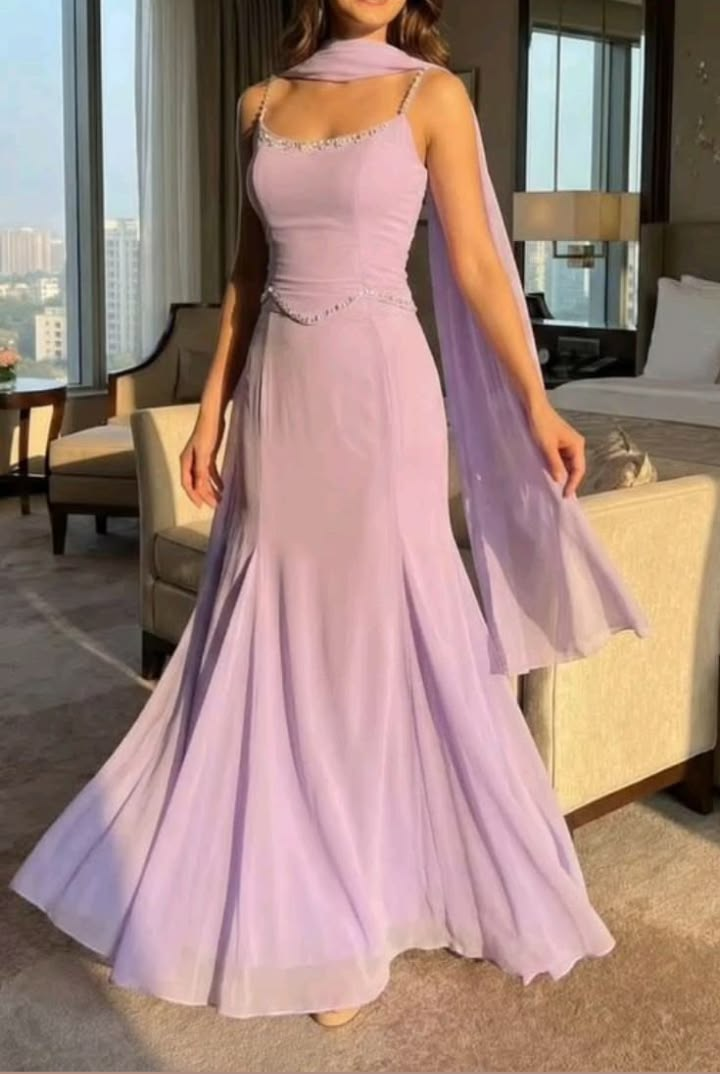
#> input picture src/prompt_eval/test_cases/1.jpeg, 720 x 1074 px
$ python img_exif.py ../src/prompt_eval/test_cases/1.jpeg
#> lines starting #> are read from the running program, lines starting #| are printed output that depends on the picture; after the words box and inside, x2 and y2 are one past the last pixel; in counts of white or black regions, pixels touching at a corner belong together
#!/usr/bin/env python3
"""
Script to modify EXIF metadata of images based on sample data.
Supports JPEG, PNG, and other PIL-compatible formats.
"""

import argparse
import os
import random
from datetime import datetime, timedelta

import cv2
import numpy as np
import piexif
from PIL import Image


def analyze_image(img):
    """
    Analyze image to extract measurable properties.
    Returns a dictionary with calculated values.

    Args:
        img: PIL Image object
    """
    # Convert PIL to OpenCV format
    img_cv = cv2.cvtColor(np.array(img), cv2.COLOR_RGB2BGR)
    height, width = img_cv.shape[:2]

    analysis = {
        "width": width,
        "height": height,
        "orientation": 1,  # Default: normal
        "brightness": 0.0,
        "color_temp": 5000,
        "has_flash": False,
    }

    # Set orientation to normal (1) - image is already correctly oriented
    # EXIF orientation 1 means no rotation needed
    analysis["orientation"] = 1

    # Calculate brightness (average luminance)
    gray = cv2.cvtColor(img_cv, cv2.COLOR_BGR2GRAY)
    avg_brightness = np.mean(gray)
    # Convert to EXIF brightness value (APEX scale)
    # APEX brightness = log2(B) where B is luminance
    # Normalize to -5 to +10 range
    analysis["brightness"] = (avg_brightness / 255.0) * 15 - 5

    # Estimate color temperature
    # Calculate average R, G, B values
    avg_color = np.mean(img_cv, axis=(0, 1))  # [B, G, R] in OpenCV
    b_avg, g_avg, r_avg = avg_color

    # Simple color temperature estimation
    # Warmer images (more red) = lower color temp (2000-4000K)
    # Cooler images (more blue) = higher color temp (6000-10000K)
    if r_avg > 0:
        ratio = b_avg / r_avg
        # Map ratio to color temperature range
        if ratio < 0.8:
            analysis["color_temp"] = 2500  # Very warm (sunset, tungsten)
        elif ratio < 0.95:
            analysis["color_temp"] = 3500  # Warm (indoor)
        elif ratio < 1.05:
            analysis["color_temp"] = 5000  # Neutral (daylight)
        elif ratio < 1.2:
            analysis["color_temp"] = 6500  # Cool (overcast)
        else:
            analysis["color_temp"] = 8000  # Very cool (shade)

    # Detect potential flash usage
    # Flash typically creates bright center with darker edges
    center_region = gray[
        height // 3 : 2 * height // 3, width // 3 : 2 * width // 3
    ]
    edge_brightness = np.mean(
        [
            np.mean(gray[0 : height // 4, :]),
            np.mean(gray[3 * height // 4 :, :]),
            np.mean(gray[:, 0 : width // 4]),
            np.mean(gray[:, 3 * width // 4 :]),
        ]
    )
    center_brightness = np.mean(center_region)

    if center_brightness > edge_brightness * 1.5 and avg_brightness > 150:
        analysis["has_flash"] = True

    print(
        f"  Image analysis: {width}x{height}, orientation={analysis['orientation']}, "
        f"brightness={analysis['brightness']:.2f}, color_temp={analysis['color_temp']}K, "
        f"flash={'Yes' if analysis['has_flash'] else 'No'}"
    )

    return analysis


def estimate_camera_settings(image_analysis):
    """
    Estimate realistic camera settings based on image analysis.
    Returns a dictionary with camera settings.

    Args:
        image_analysis: Dictionary with analyzed image properties
    """
    brightness = image_analysis["brightness"]
    has_flash = image_analysis["has_flash"]

    settings = {}

    # Estimate ISO based on brightness
    # Darker scenes need higher ISO
    if has_flash:
        # Flash photos typically use lower ISO
        iso_options = [100, 125, 160, 200, 250, 320, 400]
        settings["iso"] = random.choice(iso_options)
    elif brightness < -3:  # Very dark
        iso_options = [1600, 2000, 2500, 3200]
        settings["iso"] = random.choice(iso_options)
    elif brightness < 0:  # Dark
        iso_options = [640, 800, 1000, 1250, 1600]
        settings["iso"] = random.choice(iso_options)
    elif brightness < 3:  # Normal
        iso_options = [200, 250, 320, 400, 500, 640]
        settings["iso"] = random.choice(iso_options)
    else:  # Bright
        iso_options = [32, 50, 64, 80, 100, 125, 160]
        settings["iso"] = random.choice(iso_options)

    # Estimate shutter speed based on brightness and ISO
    # Darker = slower shutter, but iPhone has stabilization
    if has_flash:
        # Flash sync speed range
        shutter_options = [(1, 60), (1, 80), (1, 100), (1, 125)]
    elif brightness < -3:  # Very dark
        shutter_options = [(1, 4), (1, 8), (1, 10), (1, 15)]
    elif brightness < 0:  # Dark
        shutter_options = [(1, 15), (1, 20), (1, 30), (1, 40), (1, 60)]
    elif brightness < 3:  # Normal
        shutter_options = [
            (1, 60),
            (1, 80),
            (1, 100),
            (1, 125),
            (1, 160),
            (1, 200),
        ]
    else:  # Bright
        shutter_options = [
            (1, 250),
            (1, 320),
            (1, 400),
            (1, 500),
            (1, 640),
            (1, 800),
            (1, 1000),
        ]

    settings["shutter_speed"] = random.choice(shutter_options)

    # iPhone 15 has two main lenses
    # Wide: f/1.6, 5.96mm (26mm equivalent)
    # Ultra-wide: f/2.4, 2.22mm (13mm equivalent)
    # Choose based on image aspect and randomness
    if random.random() < 0.8:  # 80% use wide lens (most common)
        settings["aperture"] = (16, 10)  # f/1.6
        settings["focal_length"] = (596, 100)  # 5.96mm
        settings["focal_length_35mm"] = 26
        settings["lens_model"] = b"iPhone 15 back dual wide camera 5.96mm f/1.6"
        settings["lens_spec"] = (
            (154, 100),  # Min focal length: 1.54mm
            (596, 100),  # Max focal length: 5.96mm
            (16, 10),  # Min f-number: f/1.6
            (24, 10),  # Max f-number: f/2.4
        )
    else:  # 20% use ultra-wide
        settings["aperture"] = (24, 10)  # f/2.4
        settings["focal_length"] = (222, 100)  # 2.22mm
        settings["focal_length_35mm"] = 13
        settings["lens_model"] = b"iPhone 15 back dual wide camera 2.22mm f/2.4"
        settings["lens_spec"] = (
            (154, 100),  # Min focal length: 1.54mm
            (596, 100),  # Max focal length: 5.96mm
            (16, 10),  # Min f-number: f/1.6
            (24, 10),  # Max f-number: f/2.4
        )

    # Exposure compensation (usually small adjustments)
    # Bias toward 0, but allow ±1 EV range
    ev_options = [
        (0, 1),  # 0 EV (most common)
        (0, 1),
        (0, 1),
        (0, 1),  # Weight toward 0
        (-333, 1000),
        (-667, 1000),  # -0.33, -0.67 EV
        (333, 1000),
        (667, 1000),  # +0.33, +0.67 EV
        (-1000, 1000),
        (1000, 1000),  # ±1 EV
    ]
    settings["exposure_compensation"] = random.choice(ev_options)

    # Metering mode - vary based on scene
    # Multi-pattern is most common on iPhone
    metering_options = [
        5,  # Multi-spot/Pattern (most common)
        5,
        5,
        5,  # Weight toward multi-pattern
        2,  # Center-weighted average
        3,  # Spot
    ]
    settings["metering_mode"] = random.choice(metering_options)

    # Subsecond time (milliseconds)
    settings["subsec_time"] = str(random.randint(0, 999)).zfill(3).encode()

    print(
        f"  Camera settings: ISO {settings['iso']}, {settings['shutter_speed'][0]}/{settings['shutter_speed'][1]}s, "
        f"f/{settings['aperture'][0]/settings['aperture'][1]:.1f}, {settings['focal_length_35mm']}mm"
    )

    return settings


def detect_subject_area(img):
    """
    Detect the main subject in the image using face detection or saliency.
    Returns (center_x, center_y, width, height) or None if no subject detected.

    Args:
        img: PIL Image object
    """
    # Convert PIL to OpenCV format
    img_cv = cv2.cvtColor(np.array(img), cv2.COLOR_RGB2BGR)
    height, width = img_cv.shape[:2]

    # Try face detection first
    face_cascade = cv2.CascadeClassifier(
        cv2.data.haarcascades + "haarcascade_frontalface_default.xml"
    )
    gray = cv2.cvtColor(img_cv, cv2.COLOR_BGR2GRAY)
    faces = face_cascade.detectMultiScale(gray, 1.1, 4)

    if len(faces) > 0:
        # Use the largest face
        largest_face = max(faces, key=lambda f: f[2] * f[3])
        x, y, w, h = largest_face
        center_x = x + w // 2
        center_y = y + h // 2
        print(
            f"  Detected face at center ({center_x}, {center_y}) with size {w}x{h}"
        )
        return (center_x, center_y, w, h)

    # If no face, try saliency detection
    try:
        saliency = cv2.saliency.StaticSaliencyFineGrained_create()
        success, saliency_map = saliency.computeSaliency(img_cv)

        if success:
            # Threshold the saliency map
            _, thresh_map = cv2.threshold(
                (saliency_map * 255).astype(np.uint8),
                127,
                255,
                cv2.THRESH_BINARY,
            )

            # Find contours
            contours, _ = cv2.findContours(
                thresh_map, cv2.RETR_EXTERNAL, cv2.CHAIN_APPROX_SIMPLE
            )

            if contours:
                # Get the largest contour
                largest_contour = max(contours, key=cv2.contourArea)
                x, y, w, h = cv2.boundingRect(largest_contour)
                center_x = x + w // 2
                center_y = y + h // 2
                print(
                    f"  Detected salient region at center ({center_x}, {center_y}) with size {w}x{h}"
                )
                return (center_x, center_y, w, h)
    except Exception as e:
        print(f"  Saliency detection failed: {e}")

    # Fallback: use center of image with reasonable size
    center_x = width // 2
    center_y = height // 2
    area_w = width // 3
    area_h = height // 3
    print(
        f"  No subject detected, using image center ({center_x}, {center_y}) with size {area_w}x{area_h}"
    )
    return (center_x, center_y, area_w, area_h)


def create_exif_data(subject_area=None, image_analysis=None):
    """
    Create EXIF data dictionary based on the sample.txt reference.
    Returns a piexif-compatible EXIF dictionary.

    Args:
        subject_area: Tuple of (center_x, center_y, width, height) for the main subject
        image_analysis: Dictionary with analyzed image properties
    """

    now = datetime.now()
    random_days = random.uniform(0, 3)
    random_dt = now - timedelta(days=random_days)
    datetime_str = random_dt.strftime("%Y:%m:%d %H:%M:%S").encode()

    # Use provided subject area or default
    if subject_area is None:
        subject_area = (1887, 1945, 748, 753)

    # Use analyzed values or defaults
    if image_analysis is None:
        image_analysis = {
            "width": 4032,
            "height": 3024,
            "orientation": 6,
            "brightness": -5.006109058,
            "color_temp": 4921,
            "has_flash": False,
        }

    # Calculate brightness value for EXIF (as rational)
    # Use smaller denominator to keep within 32-bit signed integer limits
    brightness_rational = (int(image_analysis["brightness"] * 1000000), 1000000)

    # Estimate realistic camera settings
    camera_settings = estimate_camera_settings(image_analysis)

    # EXIF IFD (Image File Directory)
    exif_ifd = {
        piexif.ExifIFD.ExposureTime: camera_settings["shutter_speed"],
        piexif.ExifIFD.FNumber: camera_settings["aperture"],
        piexif.ExifIFD.ExposureProgram: 2,  # Program AE
        piexif.ExifIFD.ISOSpeedRatings: camera_settings["iso"],
        piexif.ExifIFD.ExifVersion: b"0232",
        piexif.ExifIFD.DateTimeOriginal: datetime_str,
        piexif.ExifIFD.DateTimeDigitized: datetime_str,
        piexif.ExifIFD.ShutterSpeedValue: camera_settings["shutter_speed"],
        piexif.ExifIFD.ApertureValue: camera_settings["aperture"],
        piexif.ExifIFD.BrightnessValue: brightness_rational,
        piexif.ExifIFD.ExposureBiasValue: camera_settings[
            "exposure_compensation"
        ],
        piexif.ExifIFD.MeteringMode: camera_settings["metering_mode"],
        piexif.ExifIFD.Flash: (
            1 if image_analysis["has_flash"] else 16
        ),  # Flash fired or not
        piexif.ExifIFD.FocalLength: camera_settings["focal_length"],
        piexif.ExifIFD.SubjectArea: subject_area,
        piexif.ExifIFD.SubSecTimeOriginal: camera_settings["subsec_time"],
        piexif.ExifIFD.SubSecTimeDigitized: camera_settings["subsec_time"],
        piexif.ExifIFD.ColorSpace: 65535,  # Uncalibrated
        piexif.ExifIFD.PixelXDimension: image_analysis["width"],
        piexif.ExifIFD.PixelYDimension: image_analysis["height"],
        piexif.ExifIFD.SensingMethod: 2,  # One-chip color area
        piexif.ExifIFD.SceneType: b"\x01",  # Directly photographed
        piexif.ExifIFD.ExposureMode: 0,  # Auto
        piexif.ExifIFD.WhiteBalance: 0,  # Auto
        piexif.ExifIFD.FocalLengthIn35mmFilm: camera_settings[
            "focal_length_35mm"
        ],
        piexif.ExifIFD.LensSpecification: camera_settings["lens_spec"],
        piexif.ExifIFD.LensMake: b"Apple",
        piexif.ExifIFD.LensModel: camera_settings["lens_model"],
    }

    # 0th IFD (Main Image)
    zeroth_ifd = {
        piexif.ImageIFD.Make: b"Apple",
        piexif.ImageIFD.Model: b"iPhone 15",
        piexif.ImageIFD.Orientation: image_analysis["orientation"],
        piexif.ImageIFD.XResolution: (72, 1),
        piexif.ImageIFD.YResolution: (72, 1),
        piexif.ImageIFD.ResolutionUnit: 2,  # inches
        piexif.ImageIFD.Software: b"26.0",
        piexif.ImageIFD.DateTime: datetime_str,
        piexif.ImageIFD.HostComputer: b"iPhone 15",
    }

    # Combine all IFDs
    exif_dict = {
        "0th": zeroth_ifd,
        "Exif": exif_ifd,
    }

    return exif_dict


# [27 lines left out: function generate_iphone_filename, not called in this run]


def modify_image_exif(input_path, output_path=None):
    """
    Modify the EXIF metadata of an image.

    Args:
        input_path: Path to the input image
        output_path: Path to save the modified image (if None, generates iPhone-style name)
    """
#> called with input_path = '../src/prompt_eval/test_cases/1.jpeg'

    if not os.path.exists(input_path):
        print(f"Error: File '{input_path}' not found.")
        return False

    # Open the image
    img = Image.open(input_path)
#> img is the input picture: PIL image 720x1074 RGB; mean R, G, B 162.1, 135.3, 126.5

    # Analyze image properties
    print("Analyzing image properties...")
    image_analysis = analyze_image(img)
#> in analyze_image, `gray = cv2.cvtColor(img_cv, cv2.COLOR_BGR2GRAY)`:
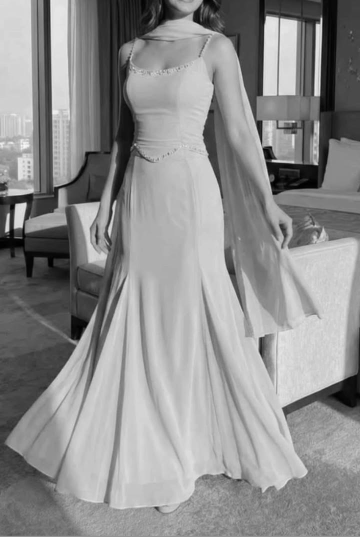
#> gray: shape (1074, 720) (shown at 1/2 size); min 0, max 250, mean 142.3
#> in analyze_image, `avg_brightness = np.mean(gray)`: avg_brightness = 142.3
#> in analyze_image, `avg_color = np.mean(img_cv, axis=(0, 1))`: avg_color = [126.5, 135.3, 162.1]
#> in analyze_image, `b_avg, g_avg, r_avg = avg_color`: b_avg = 126.5; g_avg = 135.3; r_avg = 162.1
#> in analyze_image, `ratio = b_avg / r_avg`: ratio = 0.78
#> in analyze_image, `center_region = gray[ height // 3 : 2 * height // 3, width // 3 : 2 * ..`:
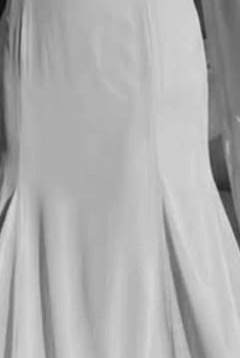
#> center_region: shape (358, 240); min 8, max 222, mean 175.1
#> in analyze_image, `edge_brightness = np.mean( [ np.mean(gray[0 : height // 4, :]), np.mea..`: edge_brightness = 136.8
#> in analyze_image, `center_brightness = np.mean(center_region)`: center_brightness = 175.1
#|   Image analysis: 720x1074, orientation=1, brightness=3.37, color_temp=2500K, flash=No
#> image_analysis = {'width': 720, 'height': 1074, 'orientation': 1, 'brightness': 3.37, 'color_temp': 2500, 'has_flash': False}

    # Detect subject area
    print("Detecting subject in image...")
    subject_area = detect_subject_area(img)
#> in detect_subject_area, `faces = face_cascade.detectMultiScale(gray, 1.1, 4)`: faces = ()
#> in detect_subject_area, `success, saliency_map = saliency.computeSaliency(img_cv)`:
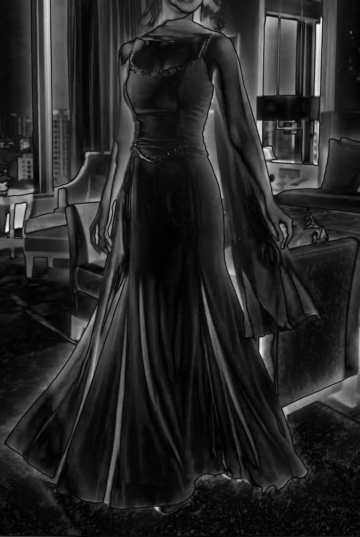
#> saliency_map: shape (1074, 720) float32 (shown at 1/2 size); min 0, max 1, mean 0.151
#> in detect_subject_area, `success, saliency_map = saliency.computeSaliency(img_cv)`: success = True
#> in detect_subject_area, `_, thresh_map = cv2.threshold( (saliency_map * 255).astype(np.uint8), ..`:
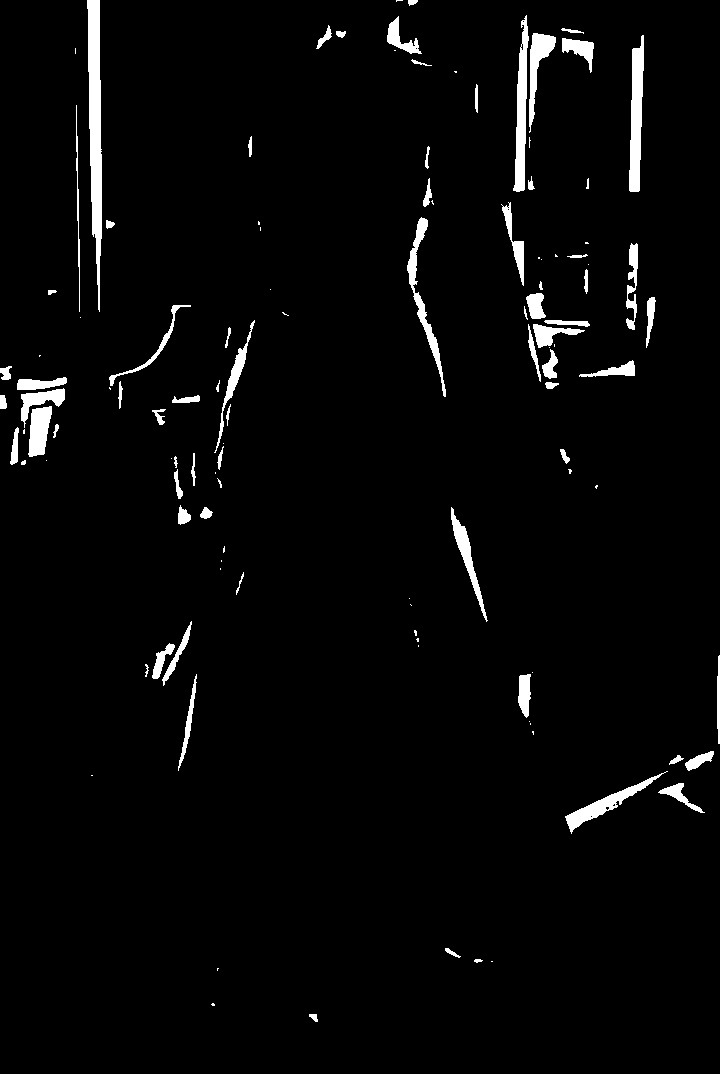
#> thresh_map: shape (1074, 720); 3% white; 117 white regions (44 under 20 px)
#> in detect_subject_area, `contours, _ = cv2.findContours( thresh_map, cv2.RETR_EXTERNAL, cv2.CHA..`: contours = 117 contours, 54 with area under 20; largest, box (x1, y1, x2, y2) and area: (87, 0, 102, 312) 2635, (629, 35, 644, 192) 1454, (513, 15, 529, 192) 1328, (565, 771, 668, 834) 1015, (407, 217, 446, 397) 983
#> in detect_subject_area, `largest_contour = max(contours, key=cv2.contourArea)`: largest_contour = contour of 40 points, box (x1, y1, x2, y2) (87, 0, 102, 312), area 2635
#> in detect_subject_area, `x, y, w, h = cv2.boundingRect(largest_contour)`: x = 87; y = 0; w = 15; h = 312
#> in detect_subject_area, `center_x = x + w // 2`: center_x = 94
#> in detect_subject_area, `center_y = y + h // 2`: center_y = 156
#|   Detected salient region at center (94, 156) with size 15x312
#> subject_area = (94, 156, 15, 312)

    # Create EXIF data with detected subject area and analysis
    exif_dict = create_exif_data(
        subject_area=subject_area, image_analysis=image_analysis
    )
#> in create_exif_data, `brightness_rational = (int(image_analysis["brightness"] * 1000000), 10..`: brightness_rational = (3370942, 1000000)
#> in estimate_camera_settings, `brightness = image_analysis["brightness"]`: brightness = 3.37
#> in estimate_camera_settings, `has_flash = image_analysis["has_flash"]`: has_flash = False
#> in create_exif_data, `camera_settings = estimate_camera_settings(image_analysis)`: camera_settings = 10 items
#> exif_dict = 2 items
    exif_bytes = piexif.dump(exif_dict)

    # Determine output path - generate iPhone-style filename
    if output_path is None:
        input_dir = os.path.dirname(os.path.abspath(input_path))
        output_filename = generate_iphone_filename(input_dir, 0)
        output_path = os.path.join(input_dir, output_filename)

    # Save image with new EXIF data
    # Convert to RGB if necessary (for PNG or other formats)
    if img.mode in ("RGBA", "LA", "P"):
        # Create a white background
        background = Image.new("RGB", img.size, (255, 255, 255))
        if img.mode == "P":
            img = img.convert("RGBA")
        if "A" in img.mode:
            background.paste(
                img, mask=img.split()[-1]
            )  # Use alpha channel as mask
        else:
            background.paste(img)
        img = background
    elif img.mode != "RGB":
        img = img.convert("RGB")

    # Save with EXIF data as PNG
    img.save(output_path, "PNG", exif=exif_bytes)

    print(f"✓ Successfully processed: {input_path}")
    print(f"  Saved to: {output_path}")

    return True


# [17 lines left out: function modify_image_exif_folder, not called in this run]


if __name__ == "__main__":
    parser = argparse.ArgumentParser(
        description="Modify EXIF metadata of images"
    )
    parser.add_argument("input_path", help="Path to image file or folder")
    args = parser.parse_args()

    input_path = args.input_path

    if os.path.isdir(input_path):
        print(f"Modifying images in folder: {input_path}")
        output_path = os.path.join(input_path, "exif_output")
        os.makedirs(output_path, exist_ok=True)
        modify_image_exif_folder(input_path, output_path)
    else:
        print(f"Modifying image: {input_path}")
        modify_image_exif(input_path)
#> (the call stopped at in modify_image_exif, `exif_bytes = piexif.dump(exif_dict)`: piexif is not available in this run)
